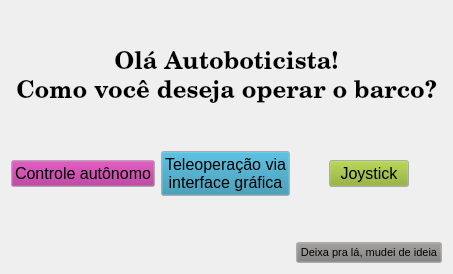
      <widget class="QWidget" name="aba_home">
       <attribute name="title">
        <string>Início</string>
       </attribute>
       <layout class="QGridLayout" name="layout_home">
        <item row="1" column="0" colspan="3">
         <widget class="QLabel" name="texto_boasvindas">
          <property name="font">
           <font>
            <family>Century Schoolbook L</family>
            <pointsize>18</pointsize>
            <weight>75</weight>
            <bold>true</bold>
           </font>
          </property>
          <property name="text">
           <string>Olá Autoboticista!
Como você deseja operar o barco?</string>
          </property>
          <property name="alignment">
           <set>Qt::AlignCenter</set>
          </property>
         </widget>
        </item>
        <item row="0" column="1">
         <spacer name="verticalSpacer_3">
          <property name="orientation">
           <enum>Qt::Vertical</enum>
          </property>
          <property name="sizeHint" stdset="0">
           <size>
            <width>20</width>
            <height>40</height>
           </size>
          </property>
         </spacer>
        </item>
        <item row="5" column="0" alignment="Qt::AlignHCenter">
         <widget class="QPushButton" name="bot_autonomo">
          <property name="sizePolicy">
           <sizepolicy hsizetype="Expanding" vsizetype="Fixed">
            <horstretch>0</horstretch>
            <verstretch>0</verstretch>
           </sizepolicy>
          </property>
          <property name="palette">
           <palette>
            <active>
             <colorrole role="Button">
              <brush brushstyle="SolidPattern">
               <color alpha="255">
                <red>170</red>
                <green>36</green>
                <blue>137</blue>
               </color>
              </brush>
             </colorrole>
            </active>
            <inactive>
             <colorrole role="Button">
              <brush brushstyle="SolidPattern">
               <color alpha="255">
                <red>170</red>
                <green>36</green>
                <blue>137</blue>
               </color>
              </brush>
             </colorrole>
            </inactive>
            <disabled>
             <colorrole role="Button">
              <brush brushstyle="SolidPattern">
               <color alpha="255">
                <red>170</red>
                <green>36</green>
                <blue>137</blue>
               </color>
              </brush>
             </colorrole>
            </disabled>
           </palette>
          </property>
          <property name="font">
           <font>
            <pointsize>12</pointsize>
           </font>
          </property>
          <property name="text">
           <string>Controle autônomo</string>
          </property>
         </widget>
        </item>
        <item row="2" column="1">
         <spacer name="verticalSpacer_2">
          <property name="orientation">
           <enum>Qt::Vertical</enum>
          </property>
          <property name="sizeHint" stdset="0">
           <size>
            <width>20</width>
            <height>40</height>
           </size>
          </property>
         </spacer>
        </item>
        <item row="5" column="1" alignment="Qt::AlignHCenter">
         <widget class="QPushButton" name="bot_teleop">
          <property name="sizePolicy">
           <sizepolicy hsizetype="Expanding" vsizetype="Fixed">
            <horstretch>0</horstretch>
            <verstretch>0</verstretch>
           </sizepolicy>
          </property>
          <property name="palette">
           <palette>
            <active>
             <colorrole role="Button">
              <brush brushstyle="SolidPattern">
               <color alpha="255">
                <red>36</red>
                <green>137</green>
                <blue>170</blue>
               </color>
              </brush>
             </colorrole>
            </active>
            <inactive>
             <colorrole role="Button">
              <brush brushstyle="SolidPattern">
               <color alpha="255">
                <red>36</red>
                <green>137</green>
                <blue>170</blue>
               </color>
              </brush>
             </colorrole>
            </inactive>
            <disabled>
             <colorrole role="Button">
              <brush brushstyle="SolidPattern">
               <color alpha="255">
                <red>36</red>
                <green>137</green>
                <blue>170</blue>
               </color>
              </brush>
             </colorrole>
            </disabled>
           </palette>
          </property>
          <property name="font">
           <font>
            <pointsize>12</pointsize>
           </font>
          </property>
          <property name="text">
           <string>Teleoperação via
interface gráfica</string>
          </property>
         </widget>
        </item>
        <item row="6" column="1">
         <spacer name="verticalSpacer">
          <property name="orientation">
           <enum>Qt::Vertical</enum>
          </property>
          <property name="sizeHint" stdset="0">
           <size>
            <width>20</width>
            <height>40</height>
           </size>
          </property>
         </spacer>
        </item>
        <item row="5" column="2" alignment="Qt::AlignHCenter">
         <widget class="QPushButton" name="bot_joystick">
          <property name="sizePolicy">
           <sizepolicy hsizetype="Expanding" vsizetype="Fixed">
            <horstretch>0</horstretch>
            <verstretch>0</verstretch>
           </sizepolicy>
          </property>
          <property name="palette">
           <palette>
            <active>
             <colorrole role="Button">
              <brush brushstyle="SolidPattern">
               <color alpha="255">
                <red>137</red>
                <green>170</green>
                <blue>36</blue>
               </color>
              </brush>
             </colorrole>
            </active>
            <inactive>
             <colorrole role="Button">
              <brush brushstyle="SolidPattern">
               <color alpha="255">
                <red>137</red>
                <green>170</green>
                <blue>36</blue>
               </color>
              </brush>
             </colorrole>
            </inactive>
            <disabled>
             <colorrole role="Button">
              <brush brushstyle="SolidPattern">
               <color alpha="255">
                <red>137</red>
                <green>170</green>
                <blue>36</blue>
               </color>
              </brush>
             </colorrole>
            </disabled>
           </palette>
          </property>
          <property name="font">
           <font>
            <pointsize>12</pointsize>
           </font>
          </property>
          <property name="text">
           <string>Joystick</string>
          </property>
         </widget>
        </item>
        <item row="7" column="2" alignment="Qt::AlignRight">
         <widget class="QPushButton" name="bot_nevermind">
          <property name="sizePolicy">
           <sizepolicy hsizetype="Expanding" vsizetype="Fixed">
            <horstretch>0</horstretch>
            <verstretch>0</verstretch>
           </sizepolicy>
          </property>
          <property name="palette">
           <palette>
            <active>
             <colorrole role="Button">
              <brush brushstyle="SolidPattern">
               <color alpha="255">
                <red>127</red>
                <green>125</green>
                <blue>123</blue>
               </color>
              </brush>
             </colorrole>
            </active>
            <inactive>
             <colorrole role="Button">
              <brush brushstyle="SolidPattern">
               <color alpha="255">
                <red>127</red>
                <green>125</green>
                <blue>123</blue>
               </color>
              </brush>
             </colorrole>
            </inactive>
            <disabled>
             <colorrole role="Button">
              <brush brushstyle="SolidPattern">
               <color alpha="255">
                <red>127</red>
                <green>125</green>
                <blue>123</blue>
               </color>
              </brush>
             </colorrole>
            </disabled>
           </palette>
          </property>
          <property name="font">
           <font>
            <pointsize>8</pointsize>
           </font>
          </property>
          <property name="text">
           <string>Deixa pra lá, mudei de ideia</string>
          </property>
         </widget>
        </item>
       </layout>
      </widget>
